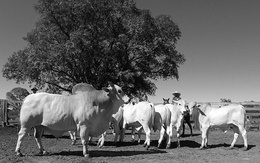
%> input picture projects/T2_m/imgs/mooon.jpg, 260 x 163 px, shrunk from 462 x 289 before the run
$ octave --eval "result = histograma('imgs/mooon.jpg');"   (GNU Octave 9; MATLAB toolbox functions it lacks are replaced by stand-ins)
%> lines starting %> are read from the running program, lines starting %| are printed output that depends on the picture
### projects/T2_m/rgbtogray.m
function out = rgbtogray(data)

    [row col ch] = size(data);

    if ch == 1
        out  = data;
    elseif ch == 3
        out = data(:,:,3);
    end
    imwrite(out, 'imgGray.jpg');
end

### projects/T2_m/histograma.m
function [Lmin, Lmax, L, freq] = histograma(entrada)
%> called with entrada = 'imgs/mooon.jpg'
    img = imread(entrada);
%> img is the input picture: size 163x260 uint8; min 0, max 255, mean 99.8
    imgGray = rgbtogray(img);
    h = imgGray;
    [row,col] = size(h);
%> row = 163; col = 260

    freq = zeros(1,256); %array que contera a frequencia de ocorrencia de cada valor de pixel
    n = 0:255; %possiveis valores para os pixels
    cont = 0; %contador para armazenar a frequencia de ocorrencia dos pixels
    Lmax = max(h(:)); %maior valor de pixel
%> Lmax = 255
    Lmin = min(h(:)); %menor valor de pixel
%> Lmin = 0
    L = 256; %numero total de possiveis valores

    for z = 1:256
        for i = 1:row
            for j = 1:col
                if h(i,j) == z - 1
                    cont = cont + 1;
                end
            end
        end
                freq(z) = cont;
                cont=0;
    end
%> after the loop, freq = 256 values, max 455 at index 89, min 15 at index 3, mean 165.5
    disp(freq') %imprime no terminal os valores de t, em forma de linhas
%> (printed output is left out)
%> `result = histograma('imgs/mooon.jpg');`:
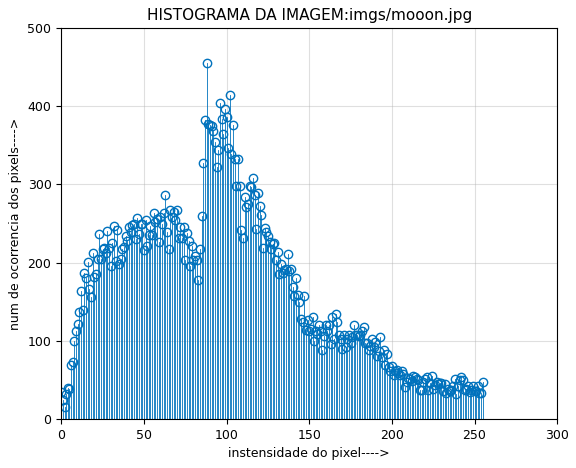
%> figure redrawn from the program's plot data; highest point at x = 88, y = 455
%> `result = histograma('imgs/mooon.jpg');`: result = 0

    stem(n,freq);
    grid on;
    ylabel('num de ocorrencia dos pixels---->');
    xlabel('instensidade do pixel---->');
    title(strcat('HISTOGRAMA DA IMAGEM: ',entrada));
end
